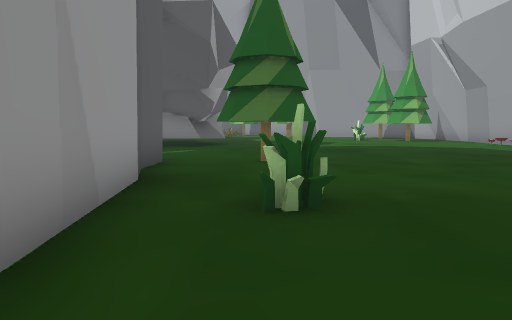
view 1 (above)

19 first-person views from a walk through a 3-D level made in the Unity game engine. The camera is 1.5 m above the floor, tilts 6° down and sees 75° across. The floor is counted in squares, 2 m on a side. Each view is taken from the middle of a square. On the plan, view 1 faces up. The plan holds only what a view shows up to about 11 squares ahead; the rest is blank. The place goes on beyond the plan. Some animated figures are not drawn.

view 2
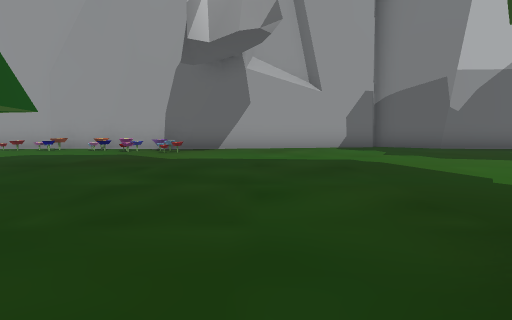

view 3
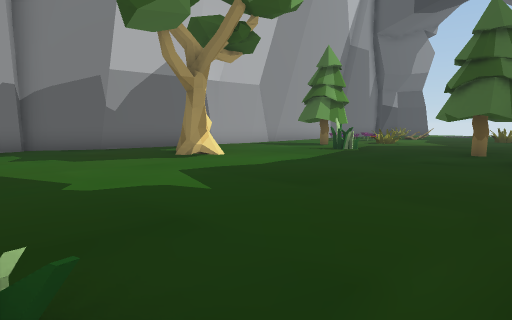

view 4
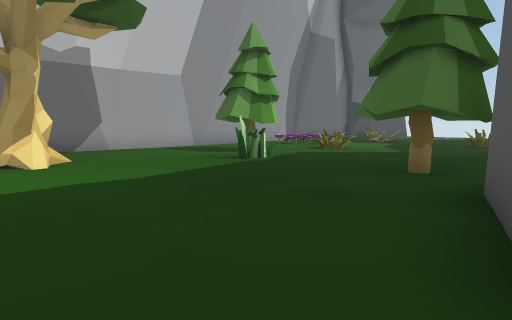

view 5
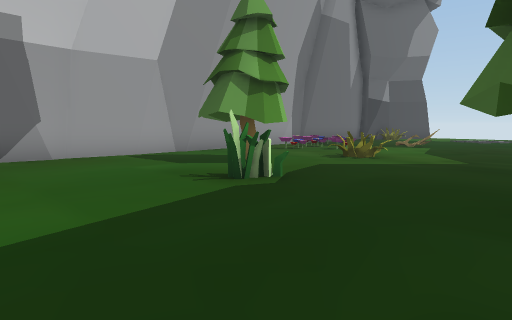

view 6
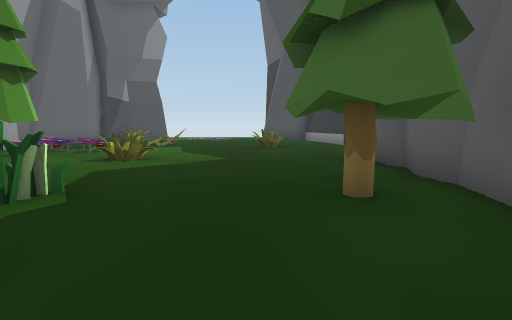

view 7
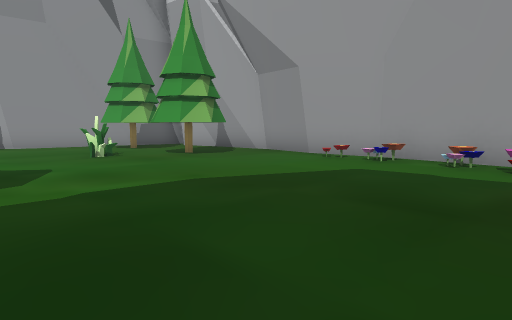

view 8
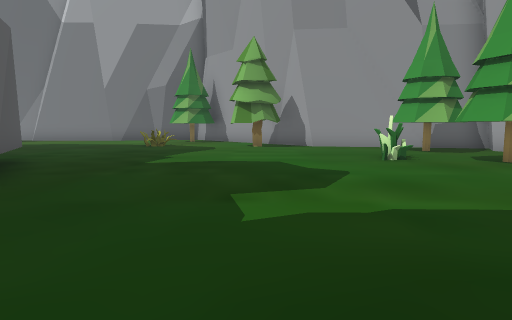

view 9
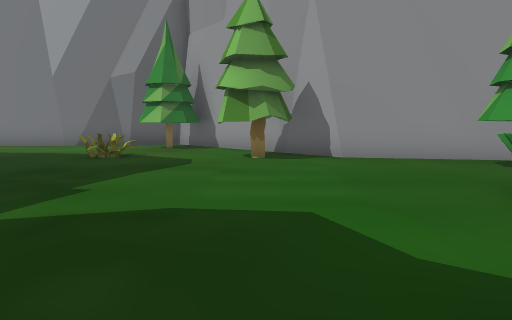

view 10
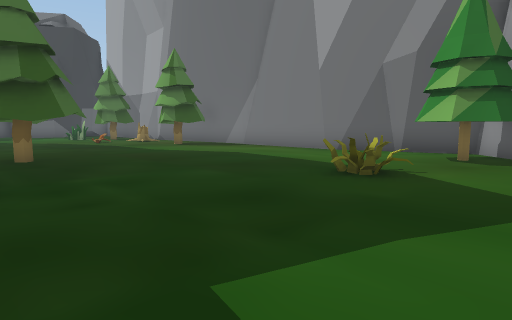

view 11
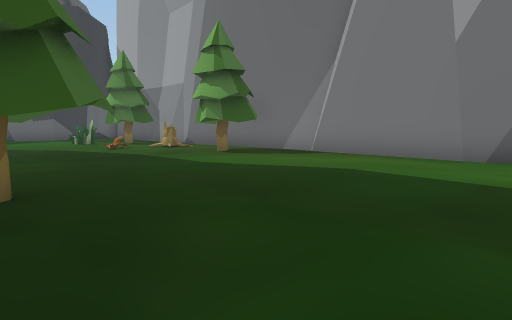

view 12
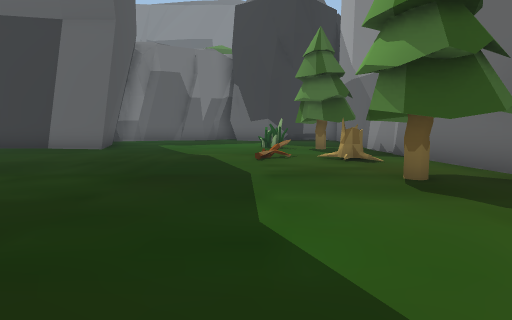

view 13
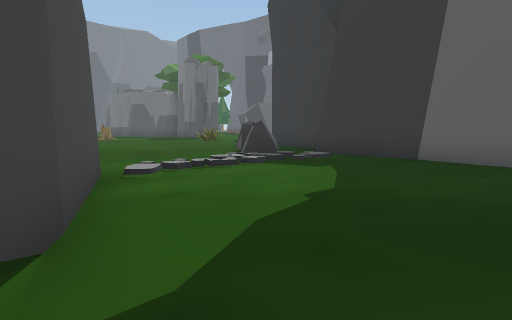

view 14
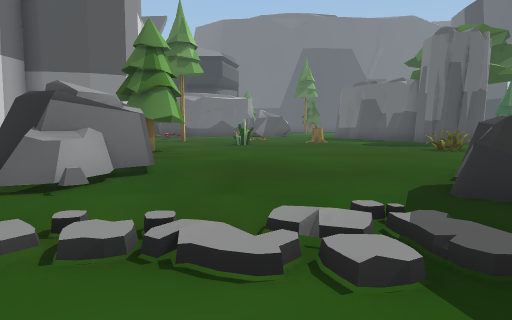

view 15
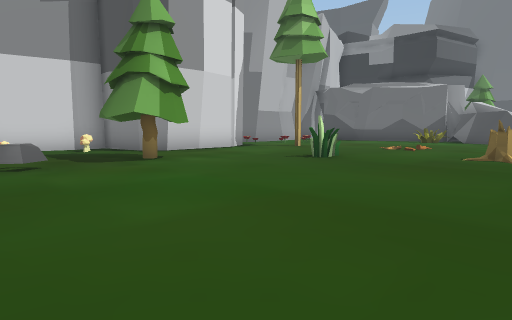

view 16
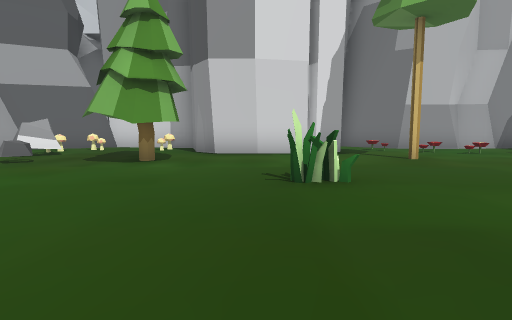

view 17
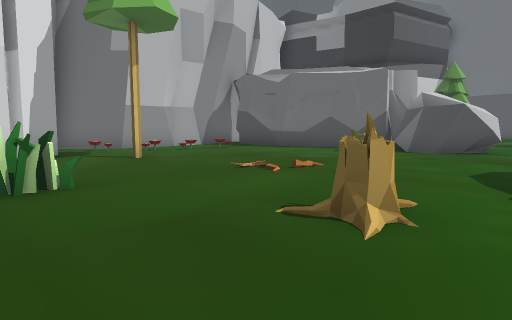

view 18
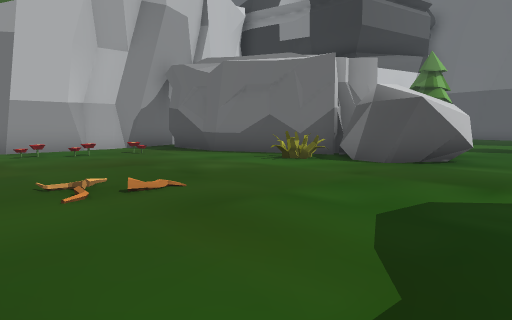

view 19
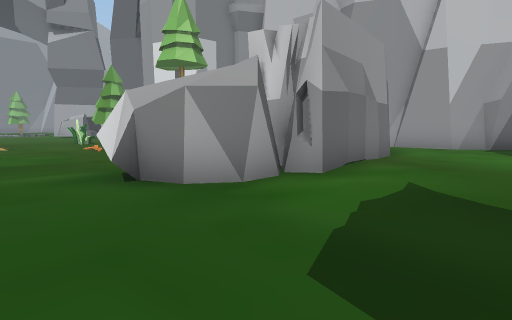

### Floor plan
Key: @ floor where view 1 was taken; # wall or solid block; . main floor; : floor 0.25 m higher than the main floor; / step, stairs or slope; = window, fence, low wall or low ledge; ^ raised ledge; T tree; F flower; S stump; R rock; M mushroom; O other object.
Columns run from 17 left of view 1 to 10 right of it. Each row starts with its distance up from view 1.
 26              ####
 25 ##############.. ##
 24  ..............TTT##
 23 TT..S.TT........T..##
 22 T..O................##
 21 ................O.TT.#####
 20 ...................T.....##
 19 .......................TTT#
 18 .........T..............T.#
 17 .........TT...............
 16 #........     #.......O.TT.#
 15 #.......#     #.........TT.#
 14 #......##     ##...........#
 13 #......#        ...........#
 12 #.::.:.#        ..........O#
 11 ./.....#      ............F#
 10 /R....=#      ............F#
  9 RR....### ##   ... .......F#
  8 ......  RO.#   ..T .......O#
  7 .......^RRM#   #.TT......O.#
  6 ...........#   #.T.........#
  5 ........T.M#   #...........#
  4 ......TT..##   #...........#
  3 .........##    #.O.........#
  2 .........#     #...........#
  1 ....O....#      ............
  0 .S.......#      .@.........#
 -1 .S.....T....#   ...........#
 -2 ..........O##   .......TT..#
 -3 .........F.#     .......T..#
 -4 .........O.#    #..........#
 -5 .........O.#    #..........#
 -6  ..........#    ##T..O.....#
 -7  ....O..####    #T.........#
 -8  .RRR.###       #......TT..#
 -9 ..RRR#### ..#   #..........#
-10 ...R.#......#   #.....O..  #
-11 ............#    ........F
-12 ...........      .......F..
-13 .....           ....... .FO#
-14                 ...O... O.O#

Where each view was taken, in squares from view 1:
view 1: 0 up, 0 right, facing up
view 2: 5 up, 1 left, facing right
view 3: 3 up, 1 left, facing down-right
view 4: 1 down, 1 left, facing down-right
view 5: 3 down, 1 right, facing down-right
view 6: 3 down, 2 right, facing down
view 7: 8 up, 2 right, facing up-right
view 8: 9 up, 2 right, facing up
view 9: 13 up, 2 right, facing up
view 10: 16 up, 1 right, facing up-left
view 11: 17 up, 3 left, facing up-left
view 12: 21 up, 6 left, facing left
view 13: 17 up, 9 left, facing down-left
view 14: 14 up, 13 left, facing down
view 15: 8 up, 17 left, facing down-right
view 16: 2 up, 17 left, facing right
view 17: 2 up, 17 left, facing down-right
view 18: 1 down, 17 left, facing down-right
view 19: 13 down, 17 left, facing up-right
